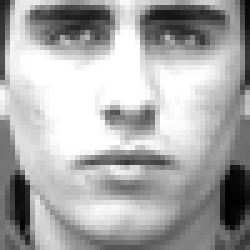
#> input picture Faces/face_0.png, 50 x 50 px, found by its file name (shown 5 times larger); its folder holds 4 pictures in this run
$ python run_me.py
#> lines starting #> are read from the running program, lines starting #| are printed output that depends on the picture
import matplotlib.pyplot as plt
from PIL import Image
import numpy as np
import copy
import sys
from sklearn.cluster import KMeans

################################################################################
##@function- displays the top K rank approximation of input image
##@param image- input image to be approximated
##@param vectors- the eigenvectors of image, in order of decreasing eigenvaules
##@return- void, simply displays the approximations of the image along with
##           the MSE of each approximation
################################################################################

def PCA(image, vectors):
    k = [6, 12, 18, 24, 30, 36, 42, 50]#ranks to be approximated
    for j in k:
        proj = []
        for i in range(j):#getting the top k eigenvectors
            proj.append(vectors[i])
        proj = np.array(proj)
        proj = proj.transpose()
        reduced = (image@proj)@proj.transpose()#projecting onto the top K rank approx subspace
        #visualize(image, reduced, j)
        plt.imshow(reduced)#showing the image
        plt.title('Rank '+ str(j)+ " approximation")
        plt.show()
        print('error for ', j, np.square(np.subtract(image, reduced)).mean())


####################################################################
##@function- calculates the average MSE of PCA on all 100 images
####################################################################
def PCAmse():
    k = [6, 12, 18, 24, 30, 36, 42, 50]
    output=[0,0,0,0,0,0,0,0]
    for l in range(100):
        base = '../../Data/Faces/face_'#reading in each picture one at a time
        f = Image.open(base + str(l) + '.png')
#> f is the input picture: PIL image 50x50 L; min 0, max 255, mean 169.5
        image = np.array(f)
        image=image/np.linalg.norm(image)#normalizing image matrix
        comatrix = image @ image.transpose()#creating covariance matrix
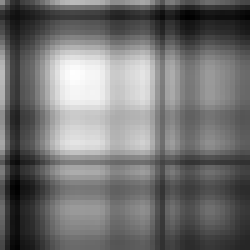
#> comatrix: shape (50, 50) float64 (shown 5 times larger); min 0.00485, max 0.0339, mean 0.0178; drawn with min black and max white
        values, vectors = np.linalg.eigh(comatrix)#get eigenvectors
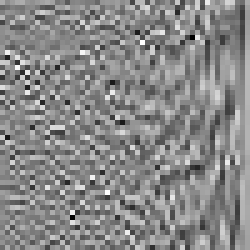
#> vectors: shape (50, 50) float64 (shown 5 times larger); min -0.535, max 0.463, mean 0.00162; drawn with min black and max white
#> values = 50 values from 1.39e-10 to 0.947
        vectors = np.flip(vectors)#order eigenvectors such that the one corresponding to the highest eigenvalue is first
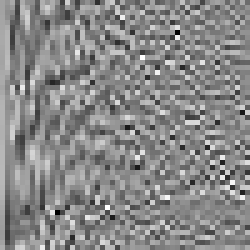
#> vectors: shape (50, 50) float64 (shown 5 times larger); min -0.535, max 0.463, mean 0.00162; drawn with min black and max white
        #Perform PCA for each image
        for j in range(len(k)):
            proj = []
            for i in range(k[j]):
                proj.append(vectors[i])
            proj = np.array(proj)
            proj = proj.transpose()
            reduced = (image @ proj) @ proj.transpose()
            output[j]+=np.square(np.subtract(image, reduced)).mean()#calculate MSE for each image
#> this loop made 8 passes
#> pass 1, in PCAmse, `reduced = (image @ proj) @ proj.transpose()`:
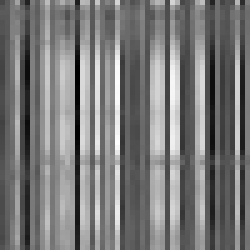
#> reduced: shape (50, 50) float64 (shown 5 times larger); min -0.0149, max 0.0219, mean 0.00267; drawn with min black and max white
#> pass 2, in PCAmse, `reduced = (image @ proj) @ proj.transpose()`:
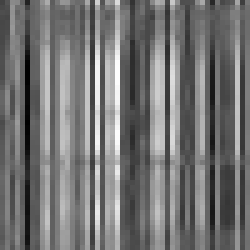
#> reduced: shape (50, 50) float64 (shown 5 times larger); min -0.0174, max 0.0282, mean 0.00341; drawn with min black and max white
#> pass 3, in PCAmse, `reduced = (image @ proj) @ proj.transpose()`:
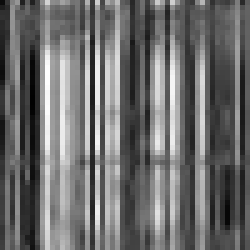
#> reduced: shape (50, 50) float64 (shown 5 times larger); min -0.0139, max 0.0276, mean 0.00396; drawn with min black and max white
#> after the loop:
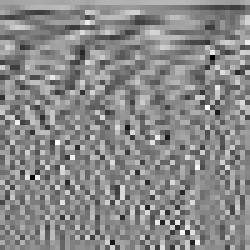
#> proj: shape (50, 50) float64 (shown 5 times larger); min -0.535, max 0.463, mean 0.00162; drawn with min black and max white
#> after the loop, output = [0.000338, 0.000322, 0.000304, 0.000224, 0.000178, 0.000137, 5.44e-05, 7.49e-34]
#> pass 2 of the loop in PCAmse, `for l in range(100):`:
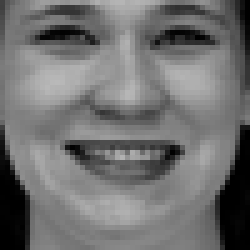
#> input picture Faces/face_1.png, 50 x 50 px, found by its file name (shown 5 times larger)
#> in PCAmse, f is the input picture: PIL image 50x50 L; min 0, max 185, mean 112.6
#> in PCAmse, `values, vectors = np.linalg.eigh(comatrix)#get eigenvectors`:
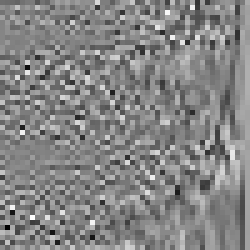
#> vectors: shape (50, 50) float64 (shown 5 times larger); min -0.574, max 0.527, mean 0.00331; drawn with min black and max white
#> values = 50 values from 1.06e-08 to 0.93
#> after the loop in PCAmse, `for j in range(len(k)):`:
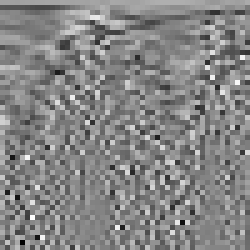
#> proj: shape (50, 50) float64 (shown 5 times larger); min -0.574, max 0.527, mean 0.00331; drawn with min black and max white
#> after the loop in PCAmse, `for j in range(len(k)):`: output = [0.000628, 0.000585, 0.000488, 0.000384, 0.000311, 0.000236, 9.07e-05, 1.84e-33]
    output = np.array(output)
    output = output/100
    #plotting MSE by K
    plt.plot([6, 12, 18, 24, 30, 36, 42, 50], output)
    plt.xlabel('k')
    plt.ylabel('avg MSE')
    plt.title('Avg MSE for each K for all 100 faces')
    plt.show()


# grab the image
#> (the run stopped early here; a loop or call above may not have finished)
